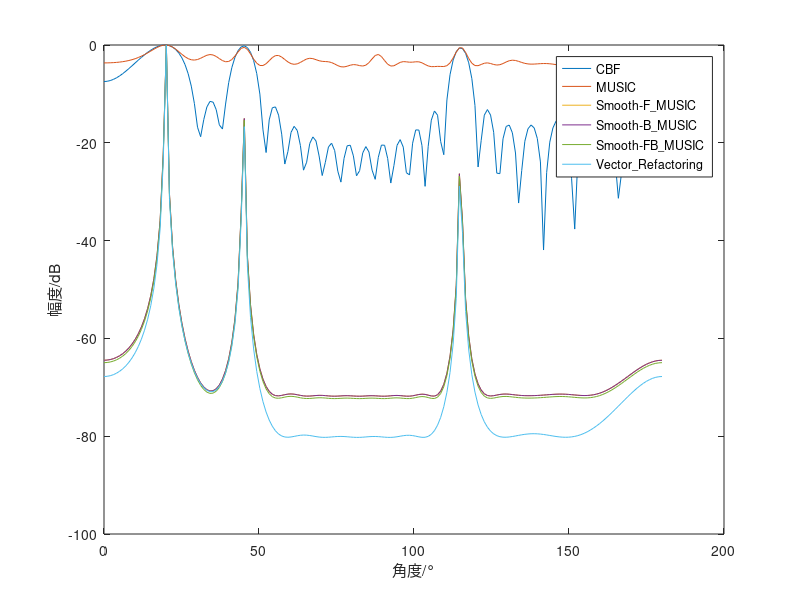

Reproduce this figure in MATLAB.
%% 解相干MUSIC——空间平滑、矩阵重构
close all; clc; clear;
%%
c = 1500;
M = 20;                             %阵元数
m = 10;
p = M-m+1;
f0 = 500;
N_x = 4096;                         %信号长度
T = 1;
t = 0:1/N_x:T-1/N_x;                %信号时间
fs = N_x;                           %快拍数
l = c / f0;                         %信号波长  
d = 0.5*l;                          %阵元间距
Theta=[20 45 115];                  %两个信号的入射角度
source_number = length(Theta);      %信元数
f = fs/N_x*(0:N_x-1);               %具体频点
fl = f0; fh = f0;

%% 生成信号
rng('default');
sig1 = cos(2*pi*f0* (t - d*(0:M-1)'*cosd(Theta(1)) / c));   % 目标信号
sig2 = cos(2*pi*f0* (t - d*(0:M-1)'*cosd(Theta(2)) / c));   
sig3 = cos(2*pi*f0* (t - d*(0:M-1)'*cosd(Theta(3)) / c)); 
noise = randn(M,length(sig1));                              % 均值为0，方差为1的高斯白噪声
snr = 10;
SNR1 = 10^(snr / 10);  SNR2 = 10^(snr / 10); SNR3 = 10^(snr/10);
P1 = mean(sig1.^2);  P2 = mean(sig2.^2); P3 = mean(sig3.^2);                 % 计算信号功率
PN1 = P1 / SNR1;       PN2 = P2 / SNR2;  PN3 = P3 / SNR3;                  % 计算所需的噪声功率
noise_scale1 = sqrt(PN1 / mean(noise.^2));                  % 计算噪声缩放因子
noise_scale2 = sqrt(PN2 / mean(noise.^2));
noise_scale3 = sqrt(PN3 / mean(noise.^2));
sig1 = sig1 + noise_scale1*noise;
sig2 = sig2 + noise_scale2*noise;
sig3 = sig3 + noise_scale3*noise;
Sig = sig1 + sig2 + sig3;

%% DOA估计
theta = linspace(0,180,180);
x = fft(Sig').';
N = 14;                         % 平滑后子阵数量
sub_M = M-N+1;                  % 子阵阵元数

for i = 1 : length(theta)
    for j = find(f>=fl & f<=fh)
        R = x(:,j) * x(:,j)' / N_x;
        atheta = exp(-1j*(0:M-1)'*2*pi*d*f(j)*cosd(theta(i))/c);
        atheta1 = exp(-1j*(0:N-1)'*2*pi*d*f(j)*cosd(theta(i))/c);
        %%% 前向平滑
        Rx1 = zeros(N,N);
        for ii = 1:sub_M   %第1个子阵列到第N个子阵列
            Rx1 = Rx1 + R(ii:ii+N-1, ii:ii+N-1);%向前滑动，注意每个子阵列是k个阵元，不是k-1个
        end
        R1 = Rx1 / sub_M;
        [V1,D1] = eig(R1);
        Un1 = V1(:,1:end-source_number);
        %%% 后向平滑
        J = fliplr(eye(M));
        RR = J*conj(R)*J;
        Rx3 = zeros(N,N);
        for ii = 1:sub_M
            Rx3 = Rx3 + RR(ii:ii+N-1, ii:ii+N-1);
        end
        R4 = Rx3 / sub_M;
        [V4,D4] = eig(R4);
        Un4 = V4(:,1:end-source_number);
        %%% 双向平滑
        J = fliplr(eye(M));                 % 翻转对角阵
        Rx = (R + J*conj(R)*J)/2;           % 前后向平滑协方差矩阵
        Rx2 = zeros(N,N);
        for ii = 1:sub_M                    % 第1个子阵列到第N个子阵列
            Rx2 = Rx2 + Rx(ii:ii+N-1,ii:ii+N-1);%向前滑动，注意每个子阵列是k个阵元，不是k-1个
        end
        R2 = Rx2 / sub_M;
        [V2,D2] = eig(R2);
        Un2 = V2(:,1:end-source_number);
        %%% 传统MUSIC
        [V,D] = eig(R);es=V(:,M);       % 最大特征值对应的特征矢量
        Un = V(:,1:M-source_number);
        %%% 重构矩阵
        for ii=1:m
            Y(ii,:)=es(ii:ii+p-1);
        end
        [V3,D3]=svd(Y); En = V3(:,source_number+1:m);
        b_theta = exp(-1j*(0:m-1)'*2*pi*d*f(j)*cosd(theta(i))/c);
        
        p_re(i,j) = 1 / (b_theta'*En*En'*b_theta);
        p_fmusic(i,j) = 1 / (atheta1'*Un1*Un1'*atheta1);
        p_bmusic(i,j) = 1 / (atheta1'*Un4*Un4'*atheta1);
        p_fbmusic(i,j) = 1 / (atheta1'*Un2*Un2'*atheta1);
        p_music(i,j) = 1 / (atheta'*Un*Un'*atheta);
        p_cbf(i,j) = atheta'*x(:,j);
        
    end
end
P_cbf = sum(p_cbf.' .* conj(p_cbf.')) / length(find(f>=fl & f<=fh)); 
P_music = sum(p_music.' .* conj(p_music.')) / length(find(f>=fl & f<=fh));  
P_fmusic = sum(p_fmusic.' .* conj(p_fmusic.')) / length(find(f>=fl & f<=fh));  
P_bmusic = sum(p_bmusic.' .* conj(p_bmusic.')) / length(find(f>=fl & f<=fh));
P_fbmusic = sum(p_fbmusic.' .* conj(p_fbmusic.')) / length(find(f>=fl & f<=fh));
P_re = sum(p_re.' .* conj(p_re.')) / length(find(f>=fl & f<=fh));

%% 画图
figure;
plot(theta,10*log10(P_cbf/max(P_cbf)));
hold on;
plot(theta,10*log10(P_music/max(P_music)));
plot(theta,10*log10(P_fmusic/max(P_fmusic)));
plot(theta,10*log10(P_bmusic/max(P_bmusic)));
plot(theta,10*log10(P_fbmusic/max(P_fbmusic)));
plot(theta,10*log10(P_re/max(P_re)));
xlabel('角度/°');ylabel('幅度/dB');
legend('CBF','MUSIC','Smooth-F\_MUSIC','Smooth-B\_MUSIC','Smooth-FB\_MUSIC','Vector\_Refactoring');





